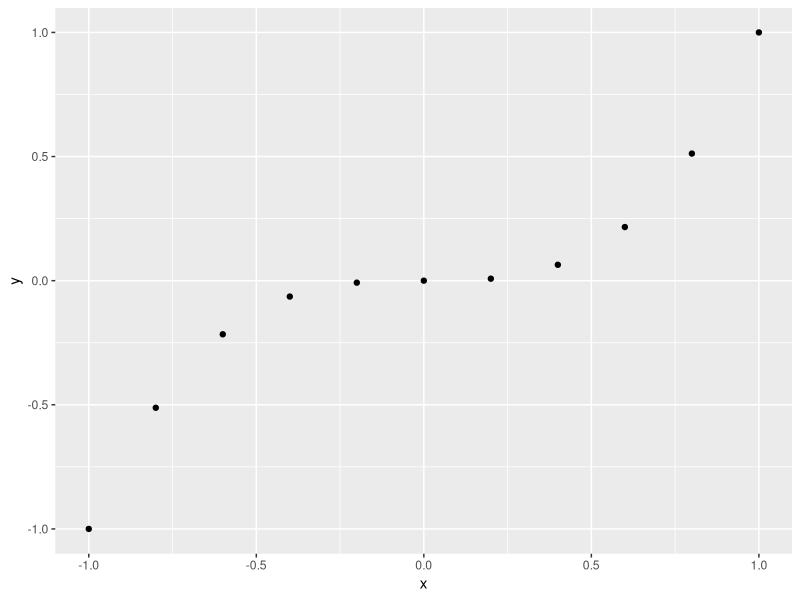
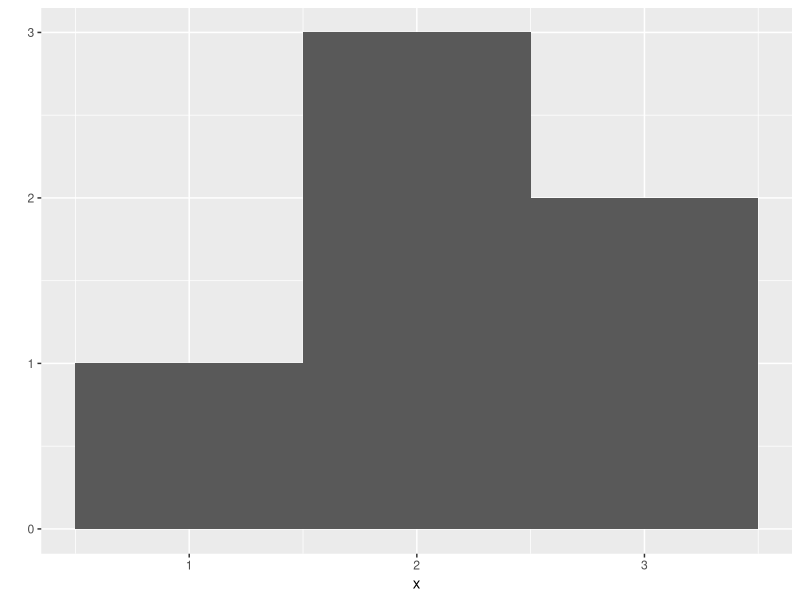
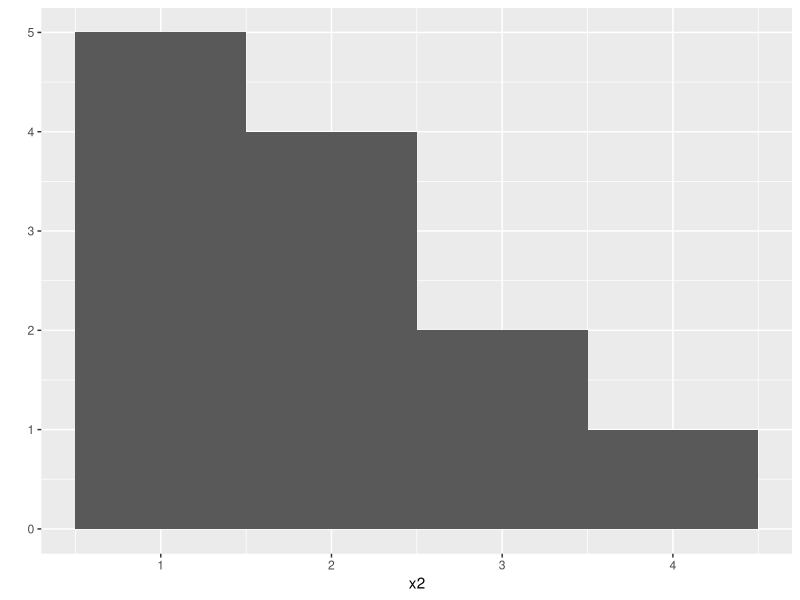
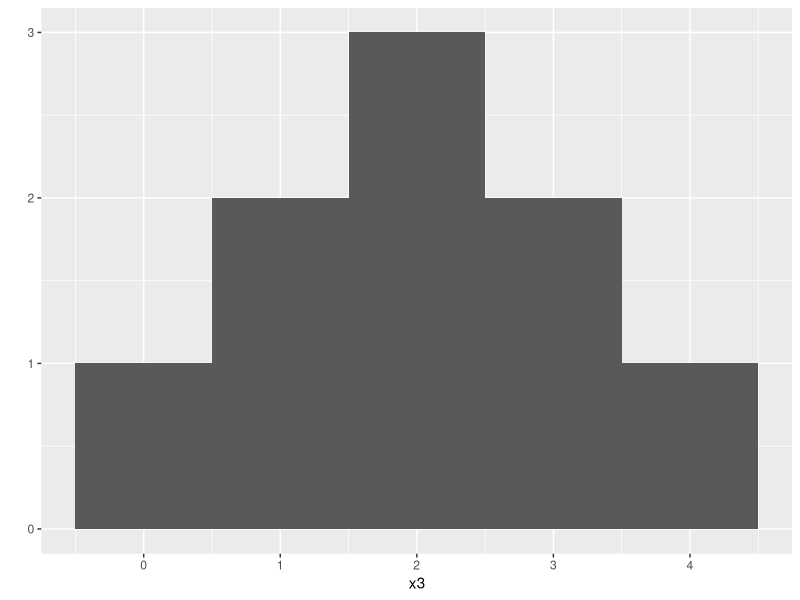
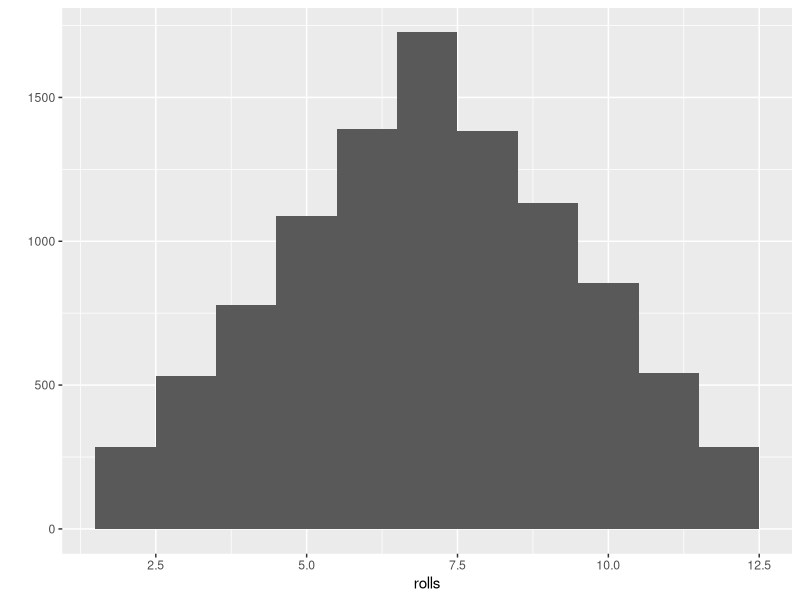
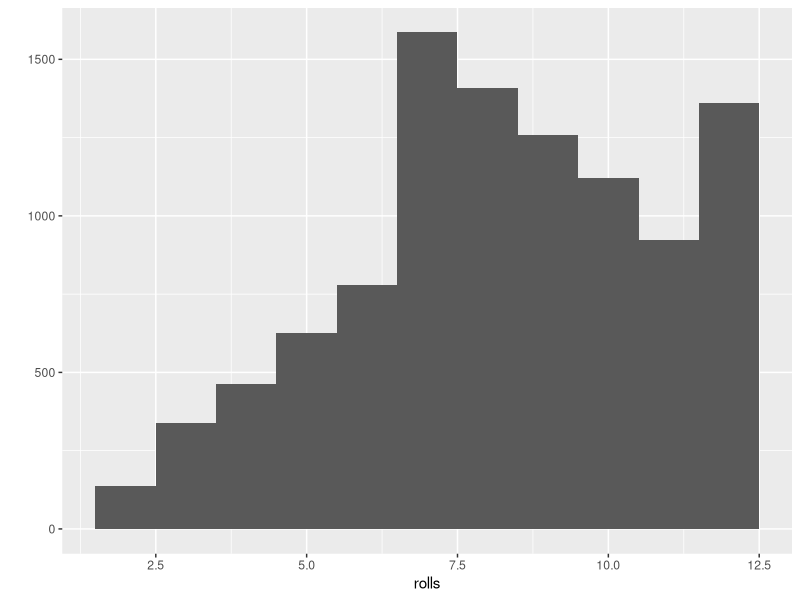

Source code (R) for these figures, in order:
## ---- chunk 1
knitr::opts_chunk$set(echo = TRUE)
## ---- chunk 2
100:130
## ---- chunk 3
827 + 2

829 * 3

2487 - 6

2481 / 3
## ---- chunk 4
die <- 1:6
## ---- chunk 5
ls()
## ---- chunk 6
die - 1
## ---- chunk 7
# inner
die %*% die

# outer
die %o% die
## ---- chunk 8
round(mean(die))
## ---- chunk 9
sample(x = die, size = 1)
## ---- chunk 10
args(sample)
args(round)
## ---- chunk 11
sample(x = die, size = 2, replace = TRUE)
## ---- chunk 12
die <- 1:6
dice <- sample(die, size = 2, replace = TRUE)
sum(dice)
## ---- chunk 13
roll <- function() {
  die <- 1:6
  dice <- sample(die, size = 2, replace = TRUE)
  sum(dice)
}
## ---- chunk 14
roll()
## ---- chunk 15
roll
## ---- chunk 16
roll2 <- function(bones = 1:6) {
  dice <- sample(bones, size = 2, replace = TRUE)
  sum(dice)
}
## ---- chunk 17
roll2()
## ---- chunk 18
roll2(bones = 1:20)
## ---- chunk 19
library(ggplot2)

x <- c(-1, -0.8, -0.6, -0.4, -0.2, 0, 0.2, 0.4, 0.6, 0.8, 1)

y <- x^3

qplot(x, y)
## ---- chunk 20
x <- c(1, 2, 2, 2, 3, 3)
qplot(x, binwidth = 1)
## ---- chunk 21
x2 <- c(1, 1, 1, 1, 1, 2, 2, 2, 2, 3, 3, 4)
qplot(x2, binwidth = 1)
## ---- chunk 22
x3 <- c(0, 1, 1, 2, 2, 2, 3, 3, 4)
qplot(x3, binwidth = 1)
## ---- chunk 23
replicate(3, 1 + 1)

replicate(10, roll())
## ---- chunk 24
rolls <- replicate(10000, roll())
qplot(rolls, binwidth = 1)
## ---- chunk 25
roll <- function() {
  die <- 1:6
  dice <- sample(die, size = 2, replace = TRUE, prob = c(1/8, 1/8, 1/8, 1/8, 1/8, 3/8))
  sum(dice)
}
roll()
## ---- chunk 26
rolls <- replicate(10000, roll())
qplot(rolls, binwidth = 1)
